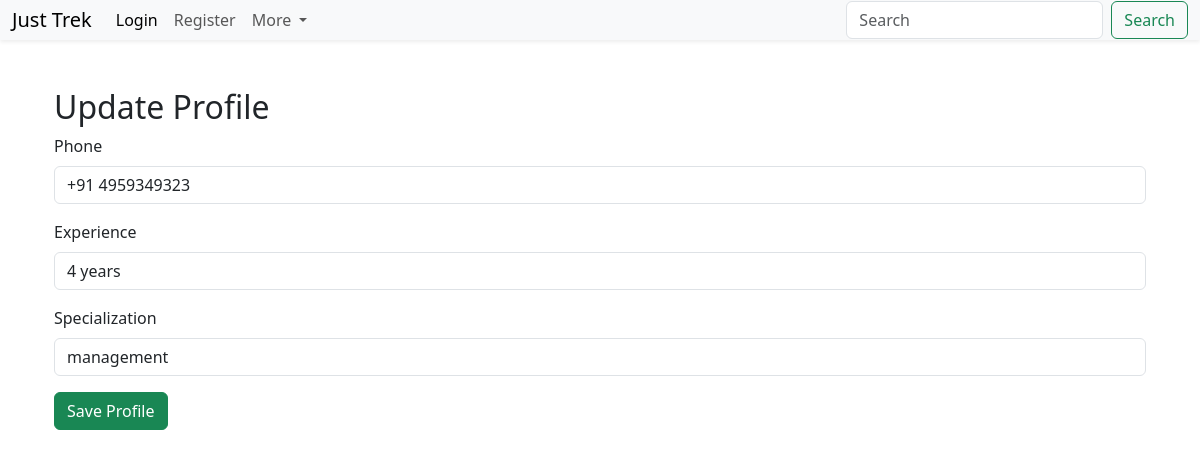
/staff/profile (signed in), run on the app's committed database.
### models.py (models this page shows)
class StaffProfile(db.Model):
    __tablename__ = "staff_profiles"
    id = db.Column(db.Integer, primary_key=True)
    user_id = db.Column(db.Integer,db.ForeignKey("users.id"),nullable=False,unique=True)
    phone = db.Column(db.String(15), nullable=True)
    experience = db.Column(db.String(50))
    specialization = db.Column(db.String(100))

### routes.py (the view)
@main.route("/staff/profile")
def staff_profile():
    if session.get("role") != "staff":
        flash("Access Denied!")
        return redirect(url_for("main.login"))
    profile = StaffProfile.query.filter_by(
        user_id=session["user_id"]
    ).first()
    return render_template(
        "staff/profile.html",
        profile=profile
    )

### templates/staff/profile.html (shortened to what this page needs)
{% extends "base.html" %}
{% block content %}
<div class="container mt-5">
<h2>Update Profile</h2>
<form method="POST"
      action="{{ url_for('main.staff_profile_post') }}">
    <div class="mb-3">
        <label class="form-label">Phone</label>
        <input
            type="text"
            class="form-control"
            name="phone"
            value="{{ profile.phone if profile else '' }}">
    </div>
    <div class="mb-3">
        <label class="form-label">Experience</label>
        <input
            type="text"
            class="form-control"
            name="experience"
            value="{{ profile.experience if profile else '' }}">
    </div>
    <div class="mb-3">
        <label class="form-label">Specialization</label>
        <input
            type="text"
            class="form-control"
            name="specialization"
            value="{{ profile.specialization if profile else '' }}">
    </div>
    <button type="submit" class="btn btn-success">
        Save Profile
    </button>
</form>
</div>
{% endblock %}

### data on the page
StaffProfile: phone "+91 4959349323", experience "4 years", specialization "management"
